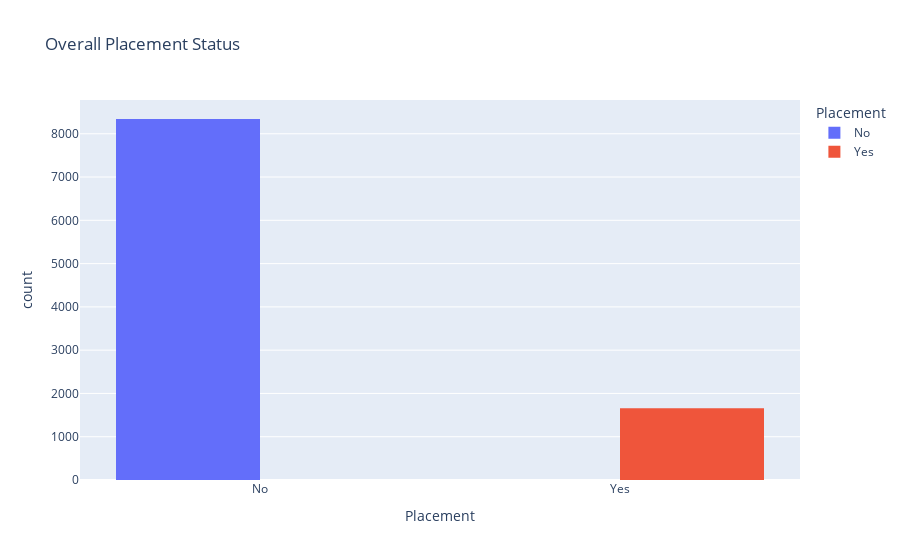
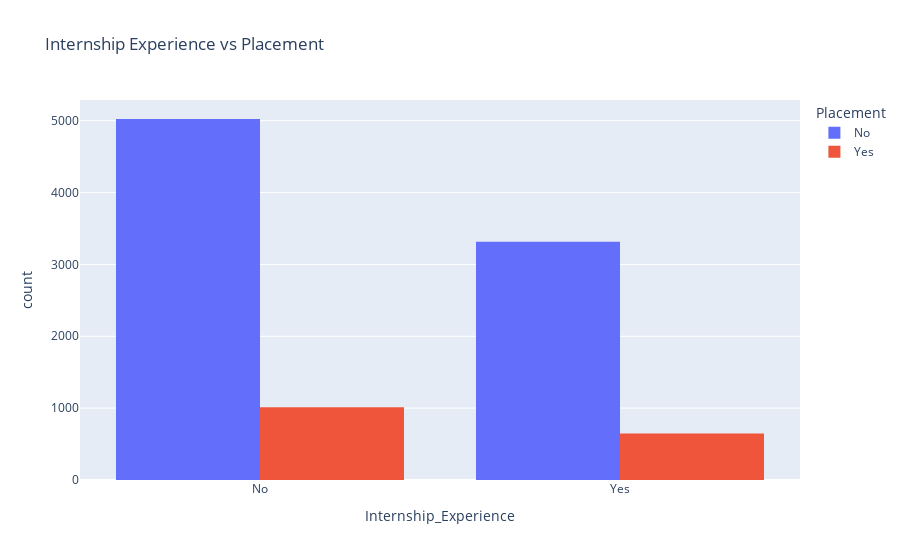
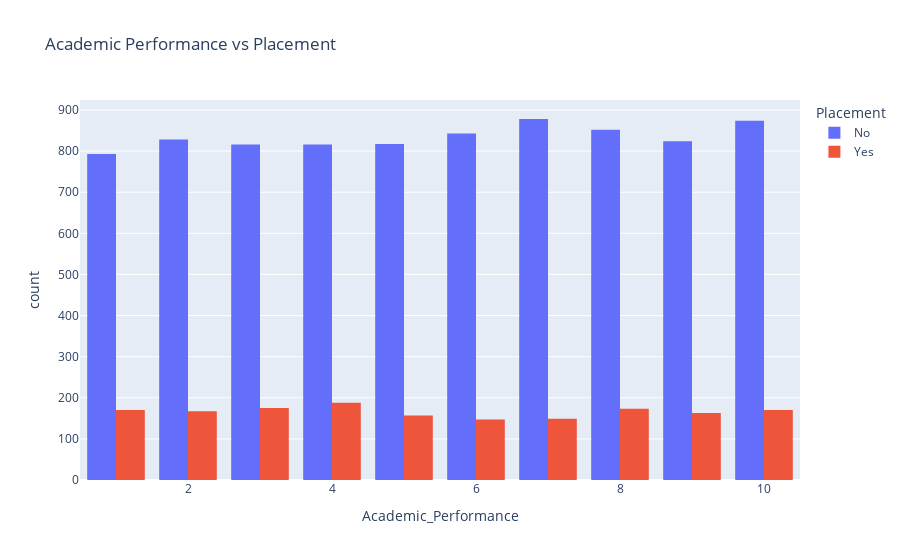
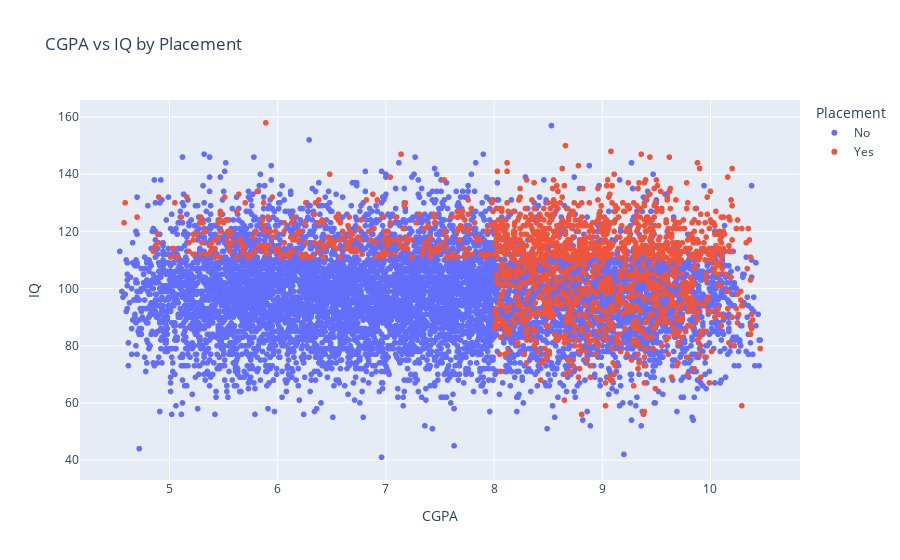

The cell these charts' notebook holds for them, in order:
### Code cell
# Task 3 – Dashboard (Jupyter Notebook Version)
# Internship: NAIC Data Science Internship 2025
# Dataset: college_student_placement_dataset.csv

import pandas as pd
import plotly.express as px

# ---------------------------
# Step 1: Load Dataset
# ---------------------------
df = pd.read_csv("D:/internship/archive (5)/college_student_placement_dataset.csv")
print("✅ Dataset Loaded")

# ---------------------------
# Step 2: Placement Status Count
# ---------------------------
fig_status = px.histogram(df, x="Placement", color="Placement",
                          title="Overall Placement Status",
                          barmode="group")
fig_status.show()

# ---------------------------
# Step 3: Placement by Internship Experience
# ---------------------------
fig_internship = px.histogram(df, x="Internship_Experience", color="Placement",
                              title="Internship Experience vs Placement",
                              barmode="group")
fig_internship.show()

# ---------------------------
# Step 4: Placement by Academic Performance
# ---------------------------
fig_academic = px.histogram(df, x="Academic_Performance", color="Placement",
                            title="Academic Performance vs Placement",
                            barmode="group")
fig_academic.show()

# ---------------------------
# Step 5: CGPA vs IQ Scatter Plot
# ---------------------------
fig_cgpa = px.scatter(df, x="CGPA", y="IQ", color="Placement",
                      title="CGPA vs IQ by Placement",
                      hover_data=["College_ID"])
fig_cgpa.show()

### Figure 1 — Plotly figure (JSON) as saved in the notebook; plotly's stock layout.template omitted (floating-point values rounded to 4 significant figures; data arrays with more than 128 entries replaced by an {"elided": "..."} marker saying what was removed)
{"data": [{"alignmentgroup": "True", "bingroup": "x", "hovertemplate": "Placement=%{x}<br>count=%{y}<extra></extra>", "legendgroup": "No", "marker": {"color": "#636efa", "pattern": {"shape": ""}}, "name": "No", "offsetgroup": "No", "orientation": "v", "showlegend": true, "type": "histogram", "x": {"elided": "8341 str values"}, "xaxis": "x", "yaxis": "y"}, {"alignmentgroup": "True", "bingroup": "x", "hovertemplate": "Placement=%{x}<br>count=%{y}<extra></extra>", "legendgroup": "Yes", "marker": {"color": "#EF553B", "pattern": {"shape": ""}}, "name": "Yes", "offsetgroup": "Yes", "orientation": "v", "showlegend": true, "type": "histogram", "x": {"elided": "1659 str values"}, "xaxis": "x", "yaxis": "y"}], "layout": {"barmode": "group", "legend": {"title": {"text": "Placement"}, "tracegroupgap": 0}, "title": {"text": "Overall Placement Status"}, "xaxis": {"anchor": "y", "categoryarray": ["No", "Yes"], "categoryorder": "array", "domain": [0, 1], "title": {"text": "Placement"}}, "yaxis": {"anchor": "x", "domain": [0, 1], "title": {"text": "count"}}}}

### Figure 2 — Plotly figure (JSON) as saved in the notebook; plotly's stock layout.template omitted (floating-point values rounded to 4 significant figures; data arrays with more than 128 entries replaced by an {"elided": "..."} marker saying what was removed)
{"data": [{"alignmentgroup": "True", "bingroup": "x", "hovertemplate": "Placement=No<br>Internship_Experience=%{x}<br>count=%{y}<extra></extra>", "legendgroup": "No", "marker": {"color": "#636efa", "pattern": {"shape": ""}}, "name": "No", "offsetgroup": "No", "orientation": "v", "showlegend": true, "type": "histogram", "x": {"elided": "8341 str values"}, "xaxis": "x", "yaxis": "y"}, {"alignmentgroup": "True", "bingroup": "x", "hovertemplate": "Placement=Yes<br>Internship_Experience=%{x}<br>count=%{y}<extra></extra>", "legendgroup": "Yes", "marker": {"color": "#EF553B", "pattern": {"shape": ""}}, "name": "Yes", "offsetgroup": "Yes", "orientation": "v", "showlegend": true, "type": "histogram", "x": {"elided": "1659 str values"}, "xaxis": "x", "yaxis": "y"}], "layout": {"barmode": "group", "legend": {"title": {"text": "Placement"}, "tracegroupgap": 0}, "title": {"text": "Internship Experience vs Placement"}, "xaxis": {"anchor": "y", "domain": [0, 1], "title": {"text": "Internship_Experience"}}, "yaxis": {"anchor": "x", "domain": [0, 1], "title": {"text": "count"}}}}

### Figure 3 — Plotly figure (JSON) as saved in the notebook; plotly's stock layout.template omitted (floating-point values rounded to 4 significant figures; data arrays with more than 128 entries replaced by an {"elided": "..."} marker saying what was removed)
{"data": [{"alignmentgroup": "True", "bingroup": "x", "hovertemplate": "Placement=No<br>Academic_Performance=%{x}<br>count=%{y}<extra></extra>", "legendgroup": "No", "marker": {"color": "#636efa", "pattern": {"shape": ""}}, "name": "No", "offsetgroup": "No", "orientation": "v", "showlegend": true, "type": "histogram", "x": {"elided": "8341 int values"}, "xaxis": "x", "yaxis": "y"}, {"alignmentgroup": "True", "bingroup": "x", "hovertemplate": "Placement=Yes<br>Academic_Performance=%{x}<br>count=%{y}<extra></extra>", "legendgroup": "Yes", "marker": {"color": "#EF553B", "pattern": {"shape": ""}}, "name": "Yes", "offsetgroup": "Yes", "orientation": "v", "showlegend": true, "type": "histogram", "x": {"elided": "1659 int values"}, "xaxis": "x", "yaxis": "y"}], "layout": {"barmode": "group", "legend": {"title": {"text": "Placement"}, "tracegroupgap": 0}, "title": {"text": "Academic Performance vs Placement"}, "xaxis": {"anchor": "y", "domain": [0, 1], "title": {"text": "Academic_Performance"}}, "yaxis": {"anchor": "x", "domain": [0, 1], "title": {"text": "count"}}}}

### Figure 4 — Plotly figure (JSON) as saved in the notebook; plotly's stock layout.template omitted (floating-point values rounded to 4 significant figures; data arrays with more than 128 entries replaced by an {"elided": "..."} marker saying what was removed)
{"data": [{"customdata": {"elided": "8341x1 str values"}, "hovertemplate": "Placement=No<br>CGPA=%{x}<br>IQ=%{y}<br>College_ID=%{customdata[0]}<extra></extra>", "legendgroup": "No", "marker": {"color": "#636efa", "symbol": "circle"}, "mode": "markers", "name": "No", "showlegend": true, "type": "scattergl", "x": {"elided": "8341 float values"}, "xaxis": "x", "y": {"elided": "8341 int values"}, "yaxis": "y"}, {"customdata": {"elided": "1659x1 str values"}, "hovertemplate": "Placement=Yes<br>CGPA=%{x}<br>IQ=%{y}<br>College_ID=%{customdata[0]}<extra></extra>", "legendgroup": "Yes", "marker": {"color": "#EF553B", "symbol": "circle"}, "mode": "markers", "name": "Yes", "showlegend": true, "type": "scattergl", "x": {"elided": "1659 float values"}, "xaxis": "x", "y": {"elided": "1659 int values"}, "yaxis": "y"}], "layout": {"legend": {"title": {"text": "Placement"}, "tracegroupgap": 0}, "title": {"text": "CGPA vs IQ by Placement"}, "xaxis": {"anchor": "y", "domain": [0, 1], "title": {"text": "CGPA"}}, "yaxis": {"anchor": "x", "domain": [0, 1], "title": {"text": "IQ"}}}}
